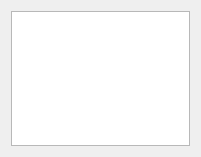
<?xml version="1.0" encoding="UTF-8"?>
<ui version="4.0">
 <class>Form</class>
 <widget class="QWidget" name="Form">
  <property name="geometry">
   <rect>
    <x>0</x>
    <y>0</y>
    <width>201</width>
    <height>157</height>
   </rect>
  </property>
  <property name="windowTitle">
   <string>Form</string>
  </property>
  <layout class="QVBoxLayout" name="verticalLayout">
   <item>
    <widget class="QListWidget" name="listWidget"/>
   </item>
  </layout>
 </widget>
 <resources/>
 <connections/>
</ui>
